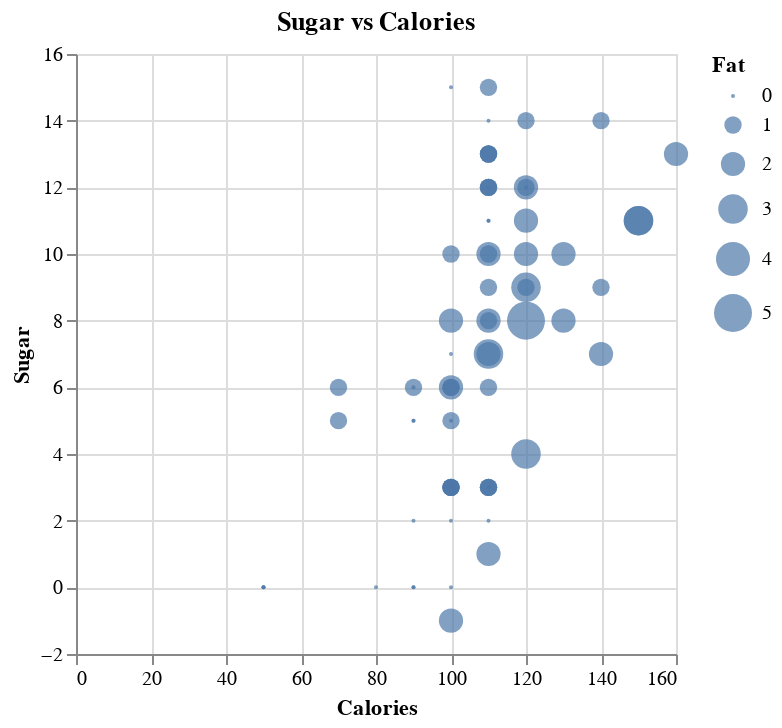

Here is the notebook cell this chart was saved with:
### Code cell
scatter = alt.Chart(df).mark_circle(
    size = 100
).encode(
    alt.X('calories', title="Calories"),
    alt.Y('sugars', title="Sugar"),
    alt.Size('fat', legend=alt.Legend(title='Fat')),
    tooltip=('name')
).properties(
    title='Sugar vs Calories'
)

scatter

### Figure 1 — Vega-Lite specification as saved in the notebook (floating-point values rounded to 4 significant figures)
{"config": {"view": {"continuousWidth": 300, "continuousHeight": 300}}, "data": {"name": "data-960bed69b2ad4b93a3539e229313ea48"}, "mark": {"type": "circle", "size": 100}, "encoding": {"size": {"field": "fat", "legend": {"title": "Fat"}, "type": "quantitative"}, "tooltip": {"field": "name", "type": "nominal"}, "x": {"field": "calories", "title": "Calories", "type": "quantitative"}, "y": {"field": "sugars", "title": "Sugar", "type": "quantitative"}}, "title": "Sugar vs Calories", "$schema": "https://vega.github.io/schema/vega-lite/v5.20.1.json", "datasets": {"data-960bed69b2ad4b93a3539e229313ea48": [{"name": "100% Bran", "mfr": "N", "type": "C", "calories": 70, "protein": 4, "fat": 1, "sodium": 130, "fiber": 10.0, "carbo": 5.0, "sugars": 6, "potass": 280, "vitamins": 25, "shelf": 3, "weight": 1.0, "cups": 0.33, "rating": 68.4, "mfr_name": "Nabisco"}, {"name": "100% Natural Bran", "mfr": "Q", "type": "C", "calories": 120, "protein": 3, "fat": 5, "sodium": 15, "fiber": 2.0, "carbo": 8.0, "sugars": 8, "potass": 135, "vitamins": 0, "shelf": 3, "weight": 1.0, "cups": 1.0, "rating": 33.98, "mfr_name": "Quaker Oats"}, {"name": "All-Bran", "mfr": "K", "type": "C", "calories": 70, "protein": 4, "fat": 1, "sodium": 260, "fiber": 9.0, "carbo": 7.0, "sugars": 5, "potass": 320, "vitamins": 25, "shelf": 3, "weight": 1.0, "cups": 0.33, "rating": 59.43, "mfr_name": "Kelloggs"}, {"name": "All-Bran with Extra Fiber", "mfr": "K", "type": "C", "calories": 50, "protein": 4, "fat": 0, "sodium": 140, "fiber": 14.0, "carbo": 8.0, "sugars": 0, "potass": 330, "vitamins": 25, "shelf": 3, "weight": 1.0, "cups": 0.5, "rating": 93.7, "mfr_name": "Kelloggs"}, {"name": "Almond Delight", "mfr": "R", "type": "C", "calories": 110, "protein": 2, "fat": 2, "sodium": 200, "fiber": 1.0, "carbo": 14.0, "sugars": 8, "potass": -1, "vitamins": 25, "shelf": 3, "weight": 1.0, "cups": 0.75, "rating": 34.38, "mfr_name": "Ralston Purina"}, {"name": "Apple Cinnamon Cheerios", "mfr": "G", "type": "C", "calories": 110, "protein": 2, "fat": 2, "sodium": 180, "fiber": 1.5, "carbo": 10.5, "sugars": 10, "potass": 70, "vitamins": 25, "shelf": 1, "weight": 1.0, "cups": 0.75, "rating": 29.51, "mfr_name": "General Mills"}, {"name": "Apple Jacks", "mfr": "K", "type": "C", "calories": 110, "protein": 2, "fat": 0, "sodium": 125, "fiber": 1.0, "carbo": 11.0, "sugars": 14, "potass": 30, "vitamins": 25, "shelf": 2, "weight": 1.0, "cups": 1.0, "rating": 33.17, "mfr_name": "Kelloggs"}, {"name": "Basic 4", "mfr": "G", "type": "C", "calories": 130, "protein": 3, "fat": 2, "sodium": 210, "fiber": 2.0, "carbo": 18.0, "sugars": 8, "potass": 100, "vitamins": 25, "shelf": 3, "weight": 1.33, "cups": 0.75, "rating": 37.04, "mfr_name": "General Mills"}, {"name": "Bran Chex", "mfr": "R", "type": "C", "calories": 90, "protein": 2, "fat": 1, "sodium": 200, "fiber": 4.0, "carbo": 15.0, "sugars": 6, "potass": 125, "vitamins": 25, "shelf": 1, "weight": 1.0, "cups": 0.67, "rating": 49.12, "mfr_name": "Ralston Purina"}, {"name": "Bran Flakes", "mfr": "P", "type": "C", "calories": 90, "protein": 3, "fat": 0, "sodium": 210, "fiber": 5.0, "carbo": 13.0, "sugars": 5, "potass": 190, "vitamins": 25, "shelf": 3, "weight": 1.0, "cups": 0.67, "rating": 53.31, "mfr_name": "Post"}, {"name": "Cap'n'Crunch", "mfr": "Q", "type": "C", "calories": 120, "protein": 1, "fat": 2, "sodium": 220, "fiber": 0.0, "carbo": 12.0, "sugars": 12, "potass": 35, "vitamins": 25, "shelf": 2, "weight": 1.0, "cups": 0.75, "rating": 18.04, "mfr_name": "Quaker Oats"}, {"name": "Cheerios", "mfr": "G", "type": "C", "calories": 110, "protein": 6, "fat": 2, "sodium": 290, "fiber": 2.0, "carbo": 17.0, "sugars": 1, "potass": 105, "vitamins": 25, "shelf": 1, "weight": 1.0, "cups": 1.25, "rating": 50.76, "mfr_name": "General Mills"}, {"name": "Cinnamon Toast Crunch", "mfr": "G", "type": "C", "calories": 120, "protein": 1, "fat": 3, "sodium": 210, "fiber": 0.0, "carbo": 13.0, "sugars": 9, "potass": 45, "vitamins": 25, "shelf": 2, "weight": 1.0, "cups": 0.75, "rating": 19.82, "mfr_name": "General Mills"}, {"name": "Clusters", "mfr": "G", "type": "C", "calories": 110, "protein": 3, "fat": 2, "sodium": 140, "fiber": 2.0, "carbo": 13.0, "sugars": 7, "potass": 105, "vitamins": 25, "shelf": 3, "weight": 1.0, "cups": 0.5, "rating": 40.4, "mfr_name": "General Mills"}, {"name": "Cocoa Puffs", "mfr": "G", "type": "C", "calories": 110, "protein": 1, "fat": 1, "sodium": 180, "fiber": 0.0, "carbo": 12.0, "sugars": 13, "potass": 55, "vitamins": 25, "shelf": 2, "weight": 1.0, "cups": 1.0, "rating": 22.74, "mfr_name": "General Mills"}, {"name": "Corn Chex", "mfr": "R", "type": "C", "calories": 110, "protein": 2, "fat": 0, "sodium": 280, "fiber": 0.0, "carbo": 22.0, "sugars": 3, "potass": 25, "vitamins": 25, "shelf": 1, "weight": 1.0, "cups": 1.0, "rating": 41.45, "mfr_name": "Ralston Purina"}, {"name": "Corn Flakes", "mfr": "K", "type": "C", "calories": 100, "protein": 2, "fat": 0, "sodium": 290, "fiber": 1.0, "carbo": 21.0, "sugars": 2, "potass": 35, "vitamins": 25, "shelf": 1, "weight": 1.0, "cups": 1.0, "rating": 45.86, "mfr_name": "Kelloggs"}, {"name": "Corn Pops", "mfr": "K", "type": "C", "calories": 110, "protein": 1, "fat": 0, "sodium": 90, "fiber": 1.0, "carbo": 13.0, "sugars": 12, "potass": 20, "vitamins": 25, "shelf": 2, "weight": 1.0, "cups": 1.0, "rating": 35.78, "mfr_name": "Kelloggs"}, {"name": "Count Chocula", "mfr": "G", "type": "C", "calories": 110, "protein": 1, "fat": 1, "sodium": 180, "fiber": 0.0, "carbo": 12.0, "sugars": 13, "potass": 65, "vitamins": 25, "shelf": 2, "weight": 1.0, "cups": 1.0, "rating": 22.4, "mfr_name": "General Mills"}, {"name": "Cracklin' Oat Bran", "mfr": "K", "type": "C", "calories": 110, "protein": 3, "fat": 3, "sodium": 140, "fiber": 4.0, "carbo": 10.0, "sugars": 7, "potass": 160, "vitamins": 25, "shelf": 3, "weight": 1.0, "cups": 0.5, "rating": 40.45, "mfr_name": "Kelloggs"}, {"name": "Cream of Wheat (Quick)", "mfr": "N", "type": "H", "calories": 100, "protein": 3, "fat": 0, "sodium": 80, "fiber": 1.0, "carbo": 21.0, "sugars": 0, "potass": -1, "vitamins": 0, "shelf": 2, "weight": 1.0, "cups": 1.0, "rating": 64.53, "mfr_name": "Nabisco"}, {"name": "Crispix", "mfr": "K", "type": "C", "calories": 110, "protein": 2, "fat": 0, "sodium": 220, "fiber": 1.0, "carbo": 21.0, "sugars": 3, "potass": 30, "vitamins": 25, "shelf": 3, "weight": 1.0, "cups": 1.0, "rating": 46.9, "mfr_name": "Kelloggs"}, {"name": "Crispy Wheat & Raisins", "mfr": "G", "type": "C", "calories": 100, "protein": 2, "fat": 1, "sodium": 140, "fiber": 2.0, "carbo": 11.0, "sugars": 10, "potass": 120, "vitamins": 25, "shelf": 3, "weight": 1.0, "cups": 0.75, "rating": 36.18, "mfr_name": "General Mills"}, {"name": "Double Chex", "mfr": "R", "type": "C", "calories": 100, "protein": 2, "fat": 0, "sodium": 190, "fiber": 1.0, "carbo": 18.0, "sugars": 5, "potass": 80, "vitamins": 25, "shelf": 3, "weight": 1.0, "cups": 0.75, "rating": 44.33, "mfr_name": "Ralston Purina"}, {"name": "Froot Loops", "mfr": "K", "type": "C", "calories": 110, "protein": 2, "fat": 1, "sodium": 125, "fiber": 1.0, "carbo": 11.0, "sugars": 13, "potass": 30, "vitamins": 25, "shelf": 2, "weight": 1.0, "cups": 1.0, "rating": 32.21, "mfr_name": "Kelloggs"}, {"name": "Frosted Flakes", "mfr": "K", "type": "C", "calories": 110, "protein": 1, "fat": 0, "sodium": 200, "fiber": 1.0, "carbo": 14.0, "sugars": 11, "potass": 25, "vitamins": 25, "shelf": 1, "weight": 1.0, "cups": 0.75, "rating": 31.44, "mfr_name": "Kelloggs"}, {"name": "Frosted Mini-Wheats", "mfr": "K", "type": "C", "calories": 100, "protein": 3, "fat": 0, "sodium": 0, "fiber": 3.0, "carbo": 14.0, "sugars": 7, "potass": 100, "vitamins": 25, "shelf": 2, "weight": 1.0, "cups": 0.8, "rating": 58.35, "mfr_name": "Kelloggs"}, {"name": "Fruit & Fibre Dates; Walnuts; and Oats", "mfr": "P", "type": "C", "calories": 120, "protein": 3, "fat": 2, "sodium": 160, "fiber": 5.0, "carbo": 12.0, "sugars": 10, "potass": 200, "vitamins": 25, "shelf": 3, "weight": 1.25, "cups": 0.67, "rating": 40.92, "mfr_name": "Post"}, {"name": "Fruitful Bran", "mfr": "K", "type": "C", "calories": 120, "protein": 3, "fat": 0, "sodium": 240, "fiber": 5.0, "carbo": 14.0, "sugars": 12, "potass": 190, "vitamins": 25, "shelf": 3, "weight": 1.33, "cups": 0.67, "rating": 41.02, "mfr_name": "Kelloggs"}, {"name": "Fruity Pebbles", "mfr": "P", "type": "C", "calories": 110, "protein": 1, "fat": 1, "sodium": 135, "fiber": 0.0, "carbo": 13.0, "sugars": 12, "potass": 25, "vitamins": 25, "shelf": 2, "weight": 1.0, "cups": 0.75, "rating": 28.03, "mfr_name": "Post"}, {"name": "Golden Crisp", "mfr": "P", "type": "C", "calories": 100, "protein": 2, "fat": 0, "sodium": 45, "fiber": 0.0, "carbo": 11.0, "sugars": 15, "potass": 40, "vitamins": 25, "shelf": 1, "weight": 1.0, "cups": 0.88, "rating": 35.25, "mfr_name": "Post"}, {"name": "Golden Grahams", "mfr": "G", "type": "C", "calories": 110, "protein": 1, "fat": 1, "sodium": 280, "fiber": 0.0, "carbo": 15.0, "sugars": 9, "potass": 45, "vitamins": 25, "shelf": 2, "weight": 1.0, "cups": 0.75, "rating": 23.8, "mfr_name": "General Mills"}, {"name": "Grape Nuts Flakes", "mfr": "P", "type": "C", "calories": 100, "protein": 3, "fat": 1, "sodium": 140, "fiber": 3.0, "carbo": 15.0, "sugars": 5, "potass": 85, "vitamins": 25, "shelf": 3, "weight": 1.0, "cups": 0.88, "rating": 52.08, "mfr_name": "Post"}, {"name": "Grape-Nuts", "mfr": "P", "type": "C", "calories": 110, "protein": 3, "fat": 0, "sodium": 170, "fiber": 3.0, "carbo": 17.0, "sugars": 3, "potass": 90, "vitamins": 25, "shelf": 3, "weight": 1.0, "cups": 0.25, "rating": 53.37, "mfr_name": "Post"}, {"name": "Great Grains Pecan", "mfr": "P", "type": "C", "calories": 120, "protein": 3, "fat": 3, "sodium": 75, "fiber": 3.0, "carbo": 13.0, "sugars": 4, "potass": 100, "vitamins": 25, "shelf": 3, "weight": 1.0, "cups": 0.33, "rating": 45.81, "mfr_name": "Post"}, {"name": "Honey Graham Ohs", "mfr": "Q", "type": "C", "calories": 120, "protein": 1, "fat": 2, "sodium": 220, "fiber": 1.0, "carbo": 12.0, "sugars": 11, "potass": 45, "vitamins": 25, "shelf": 2, "weight": 1.0, "cups": 1.0, "rating": 21.87, "mfr_name": "Quaker Oats"}, {"name": "Honey Nut Cheerios", "mfr": "G", "type": "C", "calories": 110, "protein": 3, "fat": 1, "sodium": 250, "fiber": 1.5, "carbo": 11.5, "sugars": 10, "potass": 90, "vitamins": 25, "shelf": 1, "weight": 1.0, "cups": 0.75, "rating": 31.07, "mfr_name": "General Mills"}, {"name": "Honey-comb", "mfr": "P", "type": "C", "calories": 110, "protein": 1, "fat": 0, "sodium": 180, "fiber": 0.0, "carbo": 14.0, "sugars": 11, "potass": 35, "vitamins": 25, "shelf": 1, "weight": 1.0, "cups": 1.33, "rating": 28.74, "mfr_name": "Post"}, {"name": "Just Right Crunchy  Nuggets", "mfr": "K", "type": "C", "calories": 110, "protein": 2, "fat": 1, "sodium": 170, "fiber": 1.0, "carbo": 17.0, "sugars": 6, "potass": 60, "vitamins": 100, "shelf": 3, "weight": 1.0, "cups": 1.0, "rating": 36.52, "mfr_name": "Kelloggs"}, {"name": "Just Right Fruit & Nut", "mfr": "K", "type": "C", "calories": 140, "protein": 3, "fat": 1, "sodium": 170, "fiber": 2.0, "carbo": 20.0, "sugars": 9, "potass": 95, "vitamins": 100, "shelf": 3, "weight": 1.3, "cups": 0.75, "rating": 36.47, "mfr_name": "Kelloggs"}, {"name": "Kix", "mfr": "G", "type": "C", "calories": 110, "protein": 2, "fat": 1, "sodium": 260, "fiber": 0.0, "carbo": 21.0, "sugars": 3, "potass": 40, "vitamins": 25, "shelf": 2, "weight": 1.0, "cups": 1.5, "rating": 39.24, "mfr_name": "General Mills"}, {"name": "Life", "mfr": "Q", "type": "C", "calories": 100, "protein": 4, "fat": 2, "sodium": 150, "fiber": 2.0, "carbo": 12.0, "sugars": 6, "potass": 95, "vitamins": 25, "shelf": 2, "weight": 1.0, "cups": 0.67, "rating": 45.33, "mfr_name": "Quaker Oats"}, {"name": "Lucky Charms", "mfr": "G", "type": "C", "calories": 110, "protein": 2, "fat": 1, "sodium": 180, "fiber": 0.0, "carbo": 12.0, "sugars": 12, "potass": 55, "vitamins": 25, "shelf": 2, "weight": 1.0, "cups": 1.0, "rating": 26.73, "mfr_name": "General Mills"}, {"name": "Maypo", "mfr": "A", "type": "H", "calories": 100, "protein": 4, "fat": 1, "sodium": 0, "fiber": 0.0, "carbo": 16.0, "sugars": 3, "potass": 95, "vitamins": 25, "shelf": 2, "weight": 1.0, "cups": 1.0, "rating": 54.85, "mfr_name": "American Home Food Products"}, {"name": "Muesli Raisins; Dates; & Almonds", "mfr": "R", "type": "C", "calories": 150, "protein": 4, "fat": 3, "sodium": 95, "fiber": 3.0, "carbo": 16.0, "sugars": 11, "potass": 170, "vitamins": 25, "shelf": 3, "weight": 1.0, "cups": 1.0, "rating": 37.14, "mfr_name": "Ralston Purina"}, {"name": "Muesli Raisins; Peaches; & Pecans", "mfr": "R", "type": "C", "calories": 150, "protein": 4, "fat": 3, "sodium": 150, "fiber": 3.0, "carbo": 16.0, "sugars": 11, "potass": 170, "vitamins": 25, "shelf": 3, "weight": 1.0, "cups": 1.0, "rating": 34.14, "mfr_name": "Ralston Purina"}, {"name": "Mueslix Crispy Blend", "mfr": "K", "type": "C", "calories": 160, "protein": 3, "fat": 2, "sodium": 150, "fiber": 3.0, "carbo": 17.0, "sugars": 13, "potass": 160, "vitamins": 25, "shelf": 3, "weight": 1.5, "cups": 0.67, "rating": 30.31, "mfr_name": "Kelloggs"}, {"name": "Multi-Grain Cheerios", "mfr": "G", "type": "C", "calories": 100, "protein": 2, "fat": 1, "sodium": 220, "fiber": 2.0, "carbo": 15.0, "sugars": 6, "potass": 90, "vitamins": 25, "shelf": 1, "weight": 1.0, "cups": 1.0, "rating": 40.11, "mfr_name": "General Mills"}, {"name": "Nut&Honey Crunch", "mfr": "K", "type": "C", "calories": 120, "protein": 2, "fat": 1, "sodium": 190, "fiber": 0.0, "carbo": 15.0, "sugars": 9, "potass": 40, "vitamins": 25, "shelf": 2, "weight": 1.0, "cups": 0.67, "rating": 29.92, "mfr_name": "Kelloggs"}, {"name": "Nutri-Grain Almond-Raisin", "mfr": "K", "type": "C", "calories": 140, "protein": 3, "fat": 2, "sodium": 220, "fiber": 3.0, "carbo": 21.0, "sugars": 7, "potass": 130, "vitamins": 25, "shelf": 3, "weight": 1.33, "cups": 0.67, "rating": 40.69, "mfr_name": "Kelloggs"}, {"name": "Nutri-grain Wheat", "mfr": "K", "type": "C", "calories": 90, "protein": 3, "fat": 0, "sodium": 170, "fiber": 3.0, "carbo": 18.0, "sugars": 2, "potass": 90, "vitamins": 25, "shelf": 3, "weight": 1.0, "cups": 1.0, "rating": 59.64, "mfr_name": "Kelloggs"}, {"name": "Oatmeal Raisin Crisp", "mfr": "G", "type": "C", "calories": 130, "protein": 3, "fat": 2, "sodium": 170, "fiber": 1.5, "carbo": 13.5, "sugars": 10, "potass": 120, "vitamins": 25, "shelf": 3, "weight": 1.25, "cups": 0.5, "rating": 30.45, "mfr_name": "General Mills"}, {"name": "Post Nat. Raisin Bran", "mfr": "P", "type": "C", "calories": 120, "protein": 3, "fat": 1, "sodium": 200, "fiber": 6.0, "carbo": 11.0, "sugars": 14, "potass": 260, "vitamins": 25, "shelf": 3, "weight": 1.33, "cups": 0.67, "rating": 37.84, "mfr_name": "Post"}, {"name": "Product 19", "mfr": "K", "type": "C", "calories": 100, "protein": 3, "fat": 0, "sodium": 320, "fiber": 1.0, "carbo": 20.0, "sugars": 3, "potass": 45, "vitamins": 100, "shelf": 3, "weight": 1.0, "cups": 1.0, "rating": 41.5, "mfr_name": "Kelloggs"}, {"name": "Puffed Rice", "mfr": "Q", "type": "C", "calories": 50, "protein": 1, "fat": 0, "sodium": 0, "fiber": 0.0, "carbo": 13.0, "sugars": 0, "potass": 15, "vitamins": 0, "shelf": 3, "weight": 0.5, "cups": 1.0, "rating": 60.76, "mfr_name": "Quaker Oats"}, {"name": "Puffed Wheat", "mfr": "Q", "type": "C", "calories": 50, "protein": 2, "fat": 0, "sodium": 0, "fiber": 1.0, "carbo": 10.0, "sugars": 0, "potass": 50, "vitamins": 0, "shelf": 3, "weight": 0.5, "cups": 1.0, "rating": 63.01, "mfr_name": "Quaker Oats"}, {"name": "Quaker Oat Squares", "mfr": "Q", "type": "C", "calories": 100, "protein": 4, "fat": 1, "sodium": 135, "fiber": 2.0, "carbo": 14.0, "sugars": 6, "potass": 110, "vitamins": 25, "shelf": 3, "weight": 1.0, "cups": 0.5, "rating": 49.51, "mfr_name": "Quaker Oats"}, {"name": "Quaker Oatmeal", "mfr": "Q", "type": "H", "calories": 100, "protein": 5, "fat": 2, "sodium": 0, "fiber": 2.7, "carbo": -1.0, "sugars": -1, "potass": 110, "vitamins": 0, "shelf": 1, "weight": 1.0, "cups": 0.67, "rating": 50.83, "mfr_name": "Quaker Oats"}, {"name": "Raisin Bran", "mfr": "K", "type": "C", "calories": 120, "protein": 3, "fat": 1, "sodium": 210, "fiber": 5.0, "carbo": 14.0, "sugars": 12, "potass": 240, "vitamins": 25, "shelf": 2, "weight": 1.33, "cups": 0.75, "rating": 39.26, "mfr_name": "Kelloggs"}, {"name": "Raisin Nut Bran", "mfr": "G", "type": "C", "calories": 100, "protein": 3, "fat": 2, "sodium": 140, "fiber": 2.5, "carbo": 10.5, "sugars": 8, "potass": 140, "vitamins": 25, "shelf": 3, "weight": 1.0, "cups": 0.5, "rating": 39.7, "mfr_name": "General Mills"}, {"name": "Raisin Squares", "mfr": "K", "type": "C", "calories": 90, "protein": 2, "fat": 0, "sodium": 0, "fiber": 2.0, "carbo": 15.0, "sugars": 6, "potass": 110, "vitamins": 25, "shelf": 3, "weight": 1.0, "cups": 0.5, "rating": 55.33, "mfr_name": "Kelloggs"}, {"name": "Rice Chex", "mfr": "R", "type": "C", "calories": 110, "protein": 1, "fat": 0, "sodium": 240, "fiber": 0.0, "carbo": 23.0, "sugars": 2, "potass": 30, "vitamins": 25, "shelf": 1, "weight": 1.0, "cups": 1.13, "rating": 42.0, "mfr_name": "Ralston Purina"}, {"name": "Rice Krispies", "mfr": "K", "type": "C", "calories": 110, "protein": 2, "fat": 0, "sodium": 290, "fiber": 0.0, "carbo": 22.0, "sugars": 3, "potass": 35, "vitamins": 25, "shelf": 1, "weight": 1.0, "cups": 1.0, "rating": 40.56, "mfr_name": "Kelloggs"}, {"name": "Shredded Wheat", "mfr": "N", "type": "C", "calories": 80, "protein": 2, "fat": 0, "sodium": 0, "fiber": 3.0, "carbo": 16.0, "sugars": 0, "potass": 95, "vitamins": 0, "shelf": 1, "weight": 0.83, "cups": 1.0, "rating": 68.24, "mfr_name": "Nabisco"}, {"name": "Shredded Wheat 'n'Bran", "mfr": "N", "type": "C", "calories": 90, "protein": 3, "fat": 0, "sodium": 0, "fiber": 4.0, "carbo": 19.0, "sugars": 0, "potass": 140, "vitamins": 0, "shelf": 1, "weight": 1.0, "cups": 0.67, "rating": 74.47, "mfr_name": "Nabisco"}, {"name": "Shredded Wheat spoon size", "mfr": "N", "type": "C", "calories": 90, "protein": 3, "fat": 0, "sodium": 0, "fiber": 3.0, "carbo": 20.0, "sugars": 0, "potass": 120, "vitamins": 0, "shelf": 1, "weight": 1.0, "cups": 0.67, "rating": 72.8, "mfr_name": "Nabisco"}, {"name": "Smacks", "mfr": "K", "type": "C", "calories": 110, "protein": 2, "fat": 1, "sodium": 70, "fiber": 1.0, "carbo": 9.0, "sugars": 15, "potass": 40, "vitamins": 25, "shelf": 2, "weight": 1.0, "cups": 0.75, "rating": 31.23, "mfr_name": "Kelloggs"}, {"name": "Special K", "mfr": "K", "type": "C", "calories": 110, "protein": 6, "fat": 0, "sodium": 230, "fiber": 1.0, "carbo": 16.0, "sugars": 3, "potass": 55, "vitamins": 25, "shelf": 1, "weight": 1.0, "cups": 1.0, "rating": 53.13, "mfr_name": "Kelloggs"}, {"name": "Strawberry Fruit Wheats", "mfr": "N", "type": "C", "calories": 90, "protein": 2, "fat": 0, "sodium": 15, "fiber": 3.0, "carbo": 15.0, "sugars": 5, "potass": 90, "vitamins": 25, "shelf": 2, "weight": 1.0, "cups": 1.0, "rating": 59.36, "mfr_name": "Nabisco"}, {"name": "Total Corn Flakes", "mfr": "G", "type": "C", "calories": 110, "protein": 2, "fat": 1, "sodium": 200, "fiber": 0.0, "carbo": 21.0, "sugars": 3, "potass": 35, "vitamins": 100, "shelf": 3, "weight": 1.0, "cups": 1.0, "rating": 38.84, "mfr_name": "General Mills"}, {"name": "Total Raisin Bran", "mfr": "G", "type": "C", "calories": 140, "protein": 3, "fat": 1, "sodium": 190, "fiber": 4.0, "carbo": 15.0, "sugars": 14, "potass": 230, "vitamins": 100, "shelf": 3, "weight": 1.5, "cups": 1.0, "rating": 28.59, "mfr_name": "General Mills"}, {"name": "Total Whole Grain", "mfr": "G", "type": "C", "calories": 100, "protein": 3, "fat": 1, "sodium": 200, "fiber": 3.0, "carbo": 16.0, "sugars": 3, "potass": 110, "vitamins": 100, "shelf": 3, "weight": 1.0, "cups": 1.0, "rating": 46.66, "mfr_name": "General Mills"}, {"name": "Triples", "mfr": "G", "type": "C", "calories": 110, "protein": 2, "fat": 1, "sodium": 250, "fiber": 0.0, "carbo": 21.0, "sugars": 3, "potass": 60, "vitamins": 25, "shelf": 3, "weight": 1.0, "cups": 0.75, "rating": 39.11, "mfr_name": "General Mills"}, {"name": "Trix", "mfr": "G", "type": "C", "calories": 110, "protein": 1, "fat": 1, "sodium": 140, "fiber": 0.0, "carbo": 13.0, "sugars": 12, "potass": 25, "vitamins": 25, "shelf": 2, "weight": 1.0, "cups": 1.0, "rating": 27.75, "mfr_name": "General Mills"}, {"name": "Wheat Chex", "mfr": "R", "type": "C", "calories": 100, "protein": 3, "fat": 1, "sodium": 230, "fiber": 3.0, "carbo": 17.0, "sugars": 3, "potass": 115, "vitamins": 25, "shelf": 1, "weight": 1.0, "cups": 0.67, "rating": 49.79, "mfr_name": "Ralston Purina"}, {"name": "Wheaties", "mfr": "G", "type": "C", "calories": 100, "protein": 3, "fat": 1, "sodium": 200, "fiber": 3.0, "carbo": 17.0, "sugars": 3, "potass": 110, "vitamins": 25, "shelf": 1, "weight": 1.0, "cups": 1.0, "rating": 51.59, "mfr_name": "General Mills"}, {"name": "Wheaties Honey Gold", "mfr": "G", "type": "C", "calories": 110, "protein": 2, "fat": 1, "sodium": 200, "fiber": 1.0, "carbo": 16.0, "sugars": 8, "potass": 60, "vitamins": 25, "shelf": 1, "weight": 1.0, "cups": 0.75, "rating": 36.19, "mfr_name": "General Mills"}]}}
